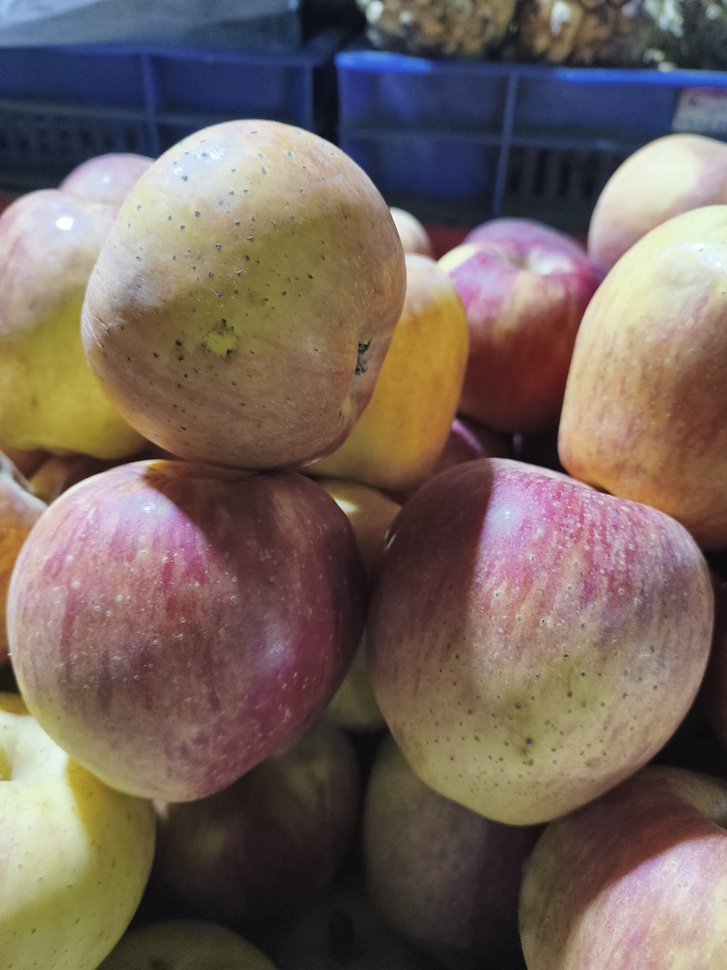
#> input picture realimages/IMG_20251119_200116342.jpg, 727 x 970 px, shrunk from 3072 x 4096 before the run; its folder holds only this picture in this run
$ python test_images.py   (older library calls are emulated)
#> lines starting #> are read from the running program, lines starting #| are printed output that depends on the picture; after the words box and inside, x2 and y2 are one past the last pixel; in counts of white or black regions, pixels touching at a corner belong together
### fruit_validator_new.py
import cv2
import numpy as np

def is_fruit_like_optimized(image_path):
    """
    OPTIMIZED fruit detection - Fast, accurate, handles all cases
    Returns: (is_fruit: bool, confidence: float, reason: str)
    """
#> called with image_path = 'realimages/IMG_20251119_200116342.jpg'
    img = cv2.imread(image_path)
#> img is the input picture: shape (970, 727, 3); mean B, G, R 93.6, 101.1, 117
    if img is None:
        return False, 0, "Unable to read image"

    h, w = img.shape[:2]
    total_pixels = h * w

    img_hsv = cv2.cvtColor(img, cv2.COLOR_BGR2HSV)
#> img_hsv: shape (970, 727, 3); mean H, S, V 63.8, 89.6, 125
    gray = cv2.cvtColor(img, cv2.COLOR_BGR2GRAY)
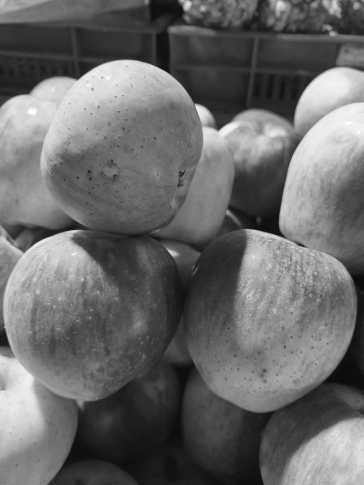
#> gray: shape (970, 727) (shown at 1/2 size); min 9, max 255, mean 105

    # ===== LAYER 1: HARD REJECTS (Fast elimination) =====

    # Check unique colors
    unique_colors = len(np.unique(img.reshape(-1, img.shape[2]), axis=0))
#> unique_colors = 132741
    if unique_colors < 50:
        return False, 0, "Simple graphic"

    # Detect rectangles and squares (boxes, packages, screens, books)
    edges = cv2.Canny(gray, 100, 200)
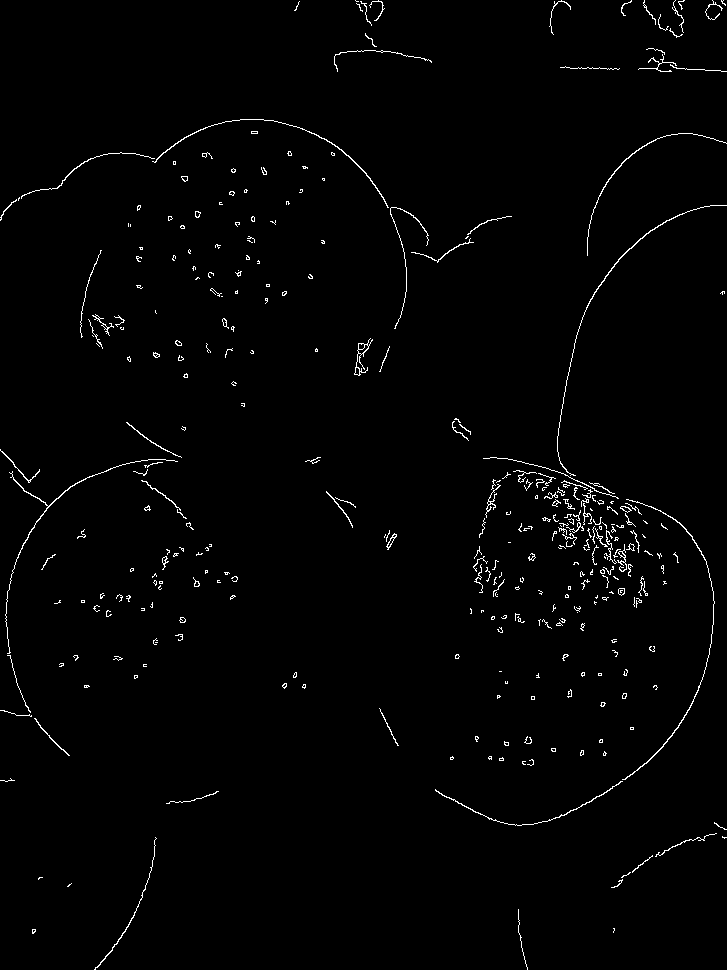
#> edges: shape (970, 727); 1.4% white in thin lines or dots
    contours, _ = cv2.findContours(edges, cv2.RETR_EXTERNAL, cv2.CHAIN_APPROX_SIMPLE)
#> contours = 340 contours, 309 with area under 20; largest, box (x1, y1, x2, y2) and area: (354, 338, 373, 376) 124, (622, 499, 715, 780) 110, (152, 119, 389, 208) 99, (557, 205, 727, 476) 87, (5, 459, 178, 654) 86

    rectangular_objects = 0
    for contour in contours:
        area = cv2.contourArea(contour)
        if area < 500:  # Ignore tiny contours
            continue

        # Approximate contour to polygon
        peri = cv2.arcLength(contour, True)
        approx = cv2.approxPolyDP(contour, 0.04 * peri, True)

        # Check if it's a rectangle/square (4 corners)
        if len(approx) == 4:
            x, y, w, h = cv2.boundingRect(approx)
            aspect_ratio = float(w) / h if h > 0 else 0

            # Rectangle or square (aspect ratio between 0.5 and 2.0)
            if 0.5 <= aspect_ratio <= 2.0 and area > (total_pixels * 0.05):
                rectangular_objects += 1
#> this loop made 340 passes
#> area on passes 9, 14, 29: 44, 63, 31.5
#> after the loop, rectangular_objects = 0

    # Reject if multiple large rectangles/squares detected
    if rectangular_objects >= 2:
        return False, 0, "Rectangular objects detected"

    edge_ratio = np.sum(edges > 0) / total_pixels
#> edge_ratio = 0.0135

    # Check for sharp edges
    if edge_ratio > 0.25:
        return False, 0, "Mechanical object"

    # ===== LAYER 2: FRUIT COLOR ANALYSIS (Generous ranges) =====

    h_channel = img_hsv[:, :, 0]
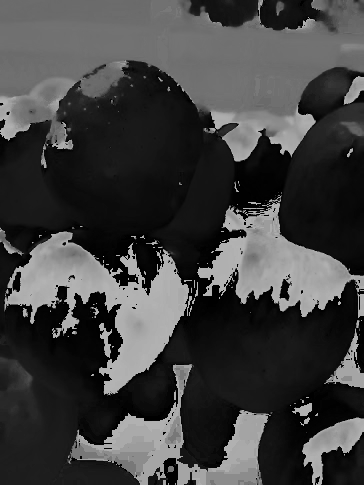
#> h_channel: shape (970, 727) (shown at 1/2 size); min 0, max 179, mean 63.8
    s_channel = img_hsv[:, :, 1]
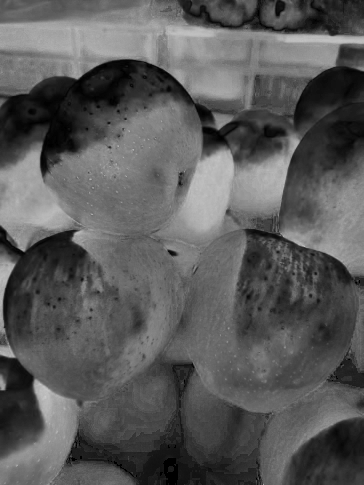
#> s_channel: shape (970, 727) (shown at 1/2 size); min 0, max 255, mean 89.6
    v_channel = img_hsv[:, :, 2]
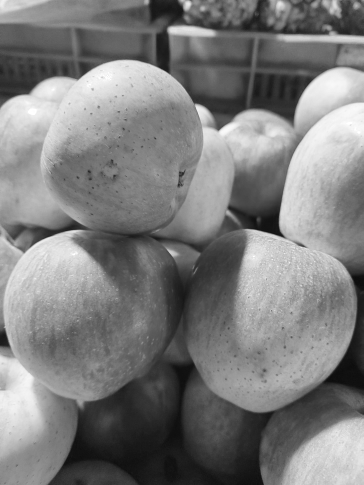
#> v_channel: shape (970, 727) (shown at 1/2 size); min 11, max 255, mean 125

    # All fruit colors including brown for rotten
    fruit_pixels = (
        # Red
        ((h_channel <= 10) | (h_channel >= 160)) & (s_channel >= 30) & (v_channel >= 30) |
        # Orange
        ((h_channel >= 5) & (h_channel <= 25) & (s_channel >= 30) & (v_channel >= 30)) |
        # Yellow
        ((h_channel >= 20) & (h_channel <= 40) & (s_channel >= 25) & (v_channel >= 30)) |
        # Green
        ((h_channel >= 35) & (h_channel <= 90) & (s_channel >= 25) & (v_channel >= 30)) |
        # Brown/dark (rotten)
        ((h_channel >= 5) & (h_channel <= 30) & (s_channel >= 20) & (v_channel >= 15) & (v_channel <= 150))
    )
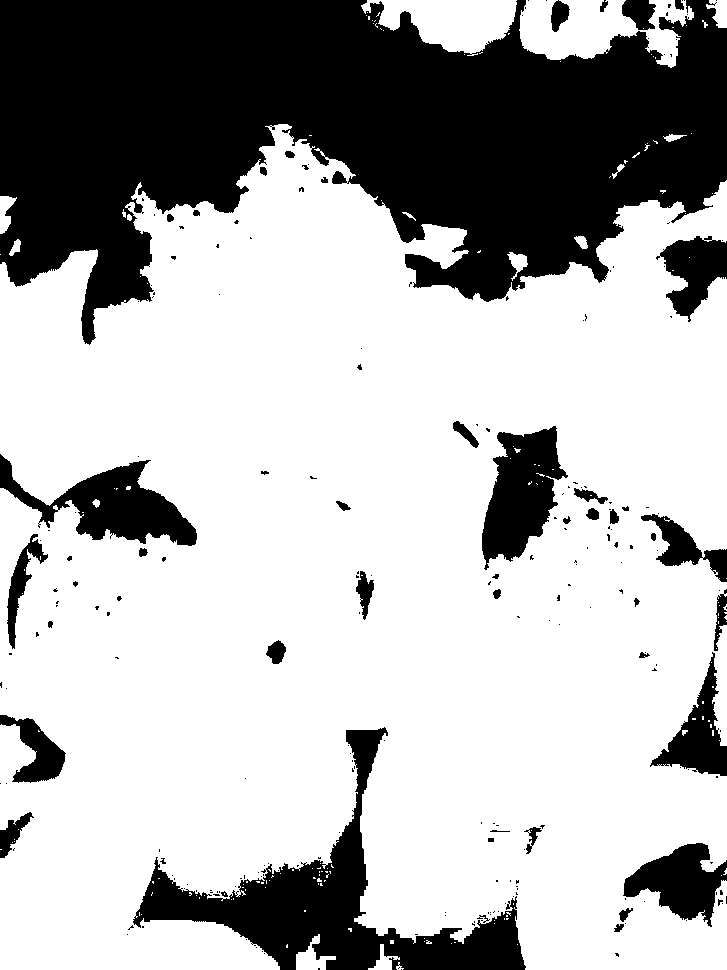
#> fruit_pixels: shape (970, 727) bool; 69.7% white; 230 black regions (183 under 20 px), largest, box (x1, y1, x2, y2) and area: (0, 0, 727, 345) 153898, (133, 727, 526, 970) 22954, (0, 454, 197, 546) 7473

    fruit_color_ratio = np.sum(fruit_pixels) / total_pixels
#> fruit_color_ratio = 0.697

    # ===== LAYER 3: TEXTURE & NATURALNESS =====

    laplacian_var = cv2.Laplacian(gray, cv2.CV_64F).var()
#> laplacian_var = 77.95
    has_texture = 80 < laplacian_var < 3000
#> has_texture = False

    brightness_std = np.std(v_channel)
#> brightness_std = 59.26
    has_shading = brightness_std > 20
#> has_shading = True

    if brightness_std < 10:
        return False, 0, "Uniform fill"

    # ===== SCORING =====

    score = 0

    if fruit_color_ratio >= 0.30:
        score += 40
    elif fruit_color_ratio >= 0.15:
        score += 25
    elif fruit_color_ratio >= 0.08:
        score += 10

    if has_texture:
        score += 25
    if has_shading:
        score += 20
    if unique_colors > 500:
        score += 15
    elif unique_colors > 150:
        score += 10
    if rectangular_objects == 0:
        score += 10
    if edge_ratio < 0.08:
        score += 10

    # ===== DECISION =====
    is_fruit = (
        score >= 45 and
        fruit_color_ratio >= 0.08 and
        rectangular_objects < 2 and
        edge_ratio < 0.25
    )
#> is_fruit = True

    confidence = min(100, max(0, score))
    reason = f"Score:{score}, Colors:{fruit_color_ratio*100:.0f}%, Rectangles:{rectangular_objects}"
#> reason = 'Score:95, Colors:70%, Rectangles:0'

    return is_fruit, confidence, reason

### test_images.py
import os
from fruit_validator_new import is_fruit_like_optimized

# Test all images in realimages folder
realimages_folder = "realimages"
images = [f for f in os.listdir(realimages_folder) if f.lower().endswith(('.jpg', '.jpeg', '.png'))]

print(f"Testing {len(images)} images from {realimages_folder}/")
print("="*60)

passed = 0
failed = 0

for img in sorted(images):
    img_path = os.path.join(realimages_folder, img)
    is_fruit, confidence, reason = is_fruit_like_optimized(img_path)
#> is_fruit = True; confidence = 95; reason = 'Score:95, Colors:70%, Rectangles:0'

    status = "✓ PASS" if is_fruit else "✗ FAIL"
#> status = '✓ PASS'
    if is_fruit:
        passed += 1
    else:
        failed += 1

    print(f"{status} | {img:30s} | Conf: {confidence:3.0f}% | {reason}")
#| ✓ PASS | IMG_20251119_200116342.jpg     | Conf:  95% | Score:95, Colors:70%, Rectangles:0

print("="*60)
print(f"Results: {passed} passed, {failed} failed out of {len(images)} images")

$ run again, on realimages/IMG_20251119_200129764.jpg
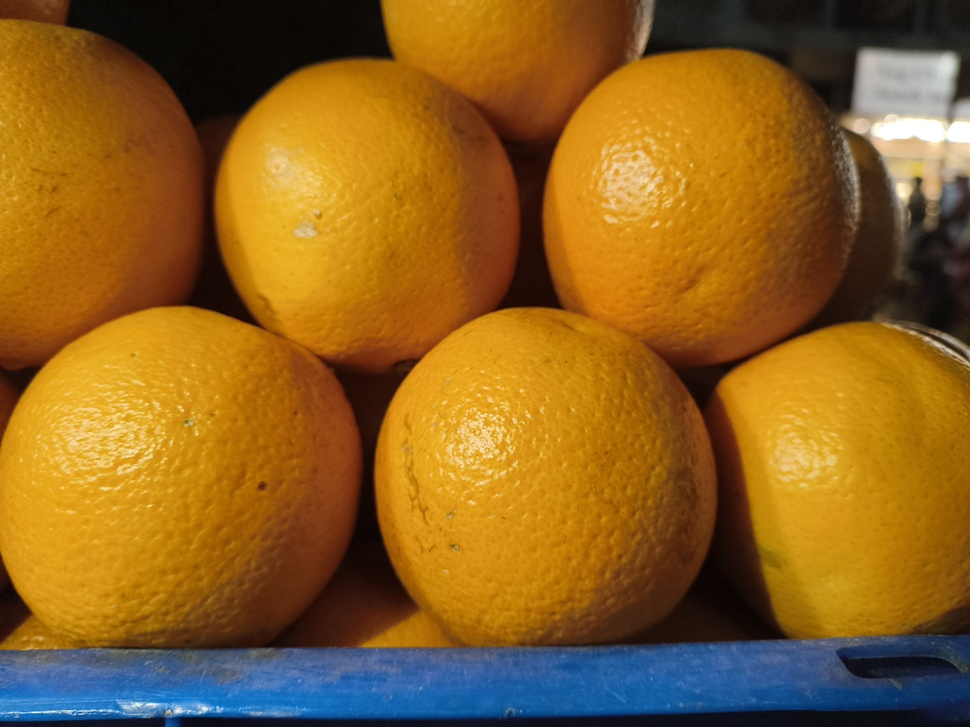
#> input picture realimages/IMG_20251119_200129764.jpg, 970 x 727 px, shrunk from 4096 x 3072 before the run
#> in is_fruit_like_optimized, img is the input picture: shape (727, 970, 3); mean B, G, R 33.1, 96.9, 139.7
#> img_hsv: shape (727, 970, 3); mean H, S, V 27.4, 204.7, 149.6
#> unique_colors = 79052
#> in is_fruit_like_optimized, `edges = cv2.Canny(gray, 100, 200)`:
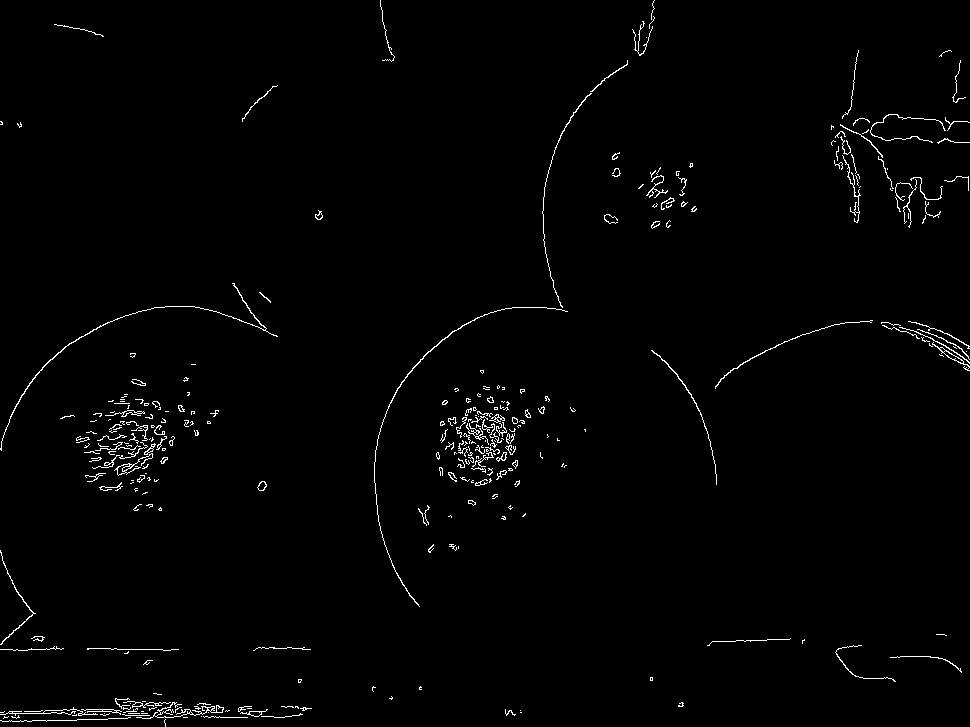
#> edges: shape (727, 970); 1.3% white in thin lines or dots
#> contours = 313 contours, 276 with area under 20; largest, box (x1, y1, x2, y2) and area: (0, 283, 278, 451) 115, (932, 342, 970, 371) 113, (114, 453, 153, 476) 112, (136, 702, 224, 719) 97, (374, 307, 568, 607) 92
#> the loop in is_fruit_like_optimized, `for contour in contours:` made 313 passes
#> area on passes 23, 25, 32: 54.5, 33, 25
#> after the loop in is_fruit_like_optimized, `for contour in contours:`: rectangular_objects = 0
#> edge_ratio = 0.0134
#> in is_fruit_like_optimized, `fruit_pixels = (`:
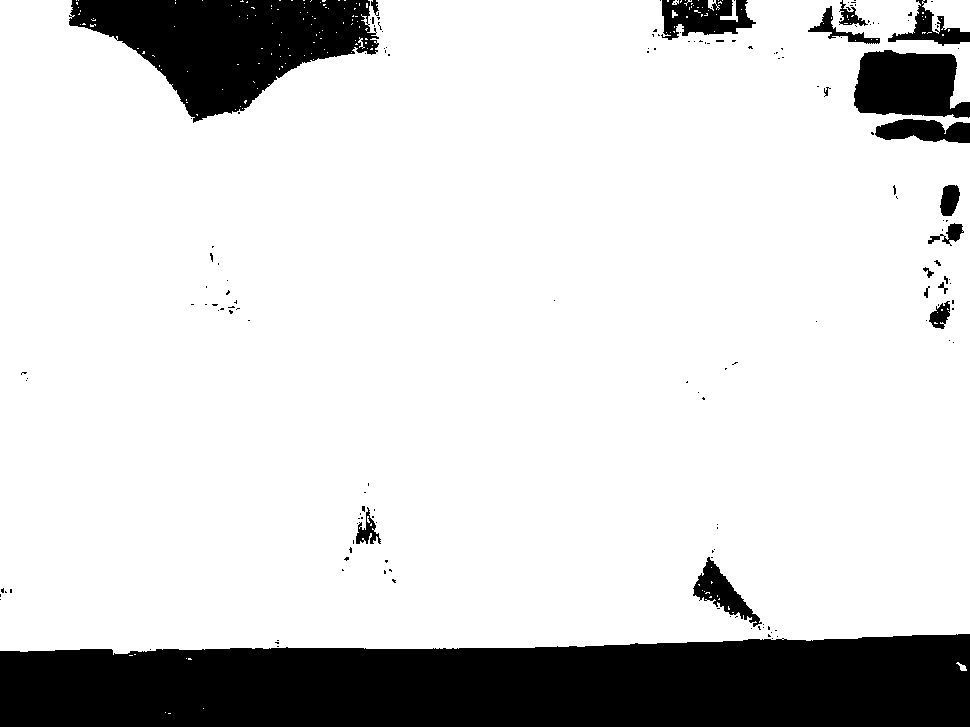
#> fruit_pixels: shape (727, 970) bool; 83.5% white; 165 black regions (145 under 20 px), largest, box (x1, y1, x2, y2) and area: (0, 634, 970, 727) 79077, (69, 0, 379, 123) 21237, (854, 50, 970, 118) 6151
#> fruit_color_ratio = 0.835
#> laplacian_var = 65.66
#> has_texture = False
#> brightness_std = 65.54
#> has_shading = True
#> in is_fruit_like_optimized, `reason = f"Score:{score}, Colors:{fruit_color_ratio*100:.0f}%, Rectang..`: reason = 'Score:95, Colors:83%, Rectangles:0'
#> `is_fruit, confidence, reason = is_fruit_like_optimized(img_path)`: is_fruit = True; confidence = 95; reason = 'Score:95, Colors:83%, Rectangles:0'
#> status = '✓ PASS'
#| ✓ PASS | IMG_20251119_200129764.jpg     | Conf:  95% | Score:95, Colors:83%, Rectangles:0

$ run again, on realimages/IMG_20251119_200134878.jpg
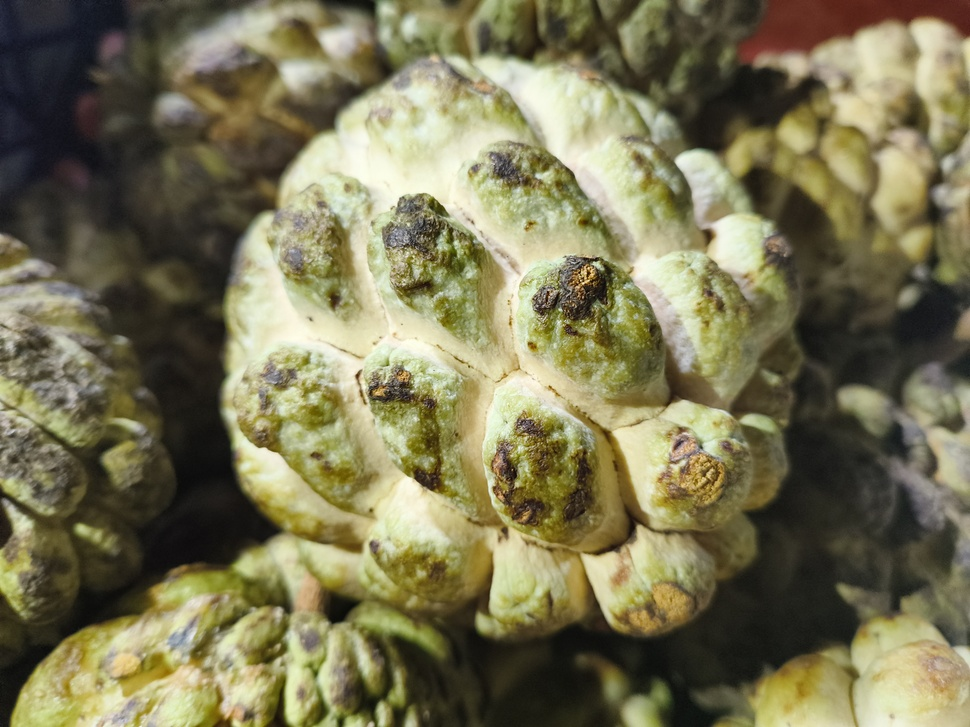
#> input picture realimages/IMG_20251119_200134878.jpg, 970 x 727 px, shrunk from 4096 x 3072 before the run
#> in is_fruit_like_optimized, img is the input picture: shape (727, 970, 3); mean B, G, R 85.1, 117.2, 121.8
#> img_hsv: shape (727, 970, 3); mean H, S, V 30.8, 84.2, 123.1
#> unique_colors = 114661
#> in is_fruit_like_optimized, `edges = cv2.Canny(gray, 100, 200)`:
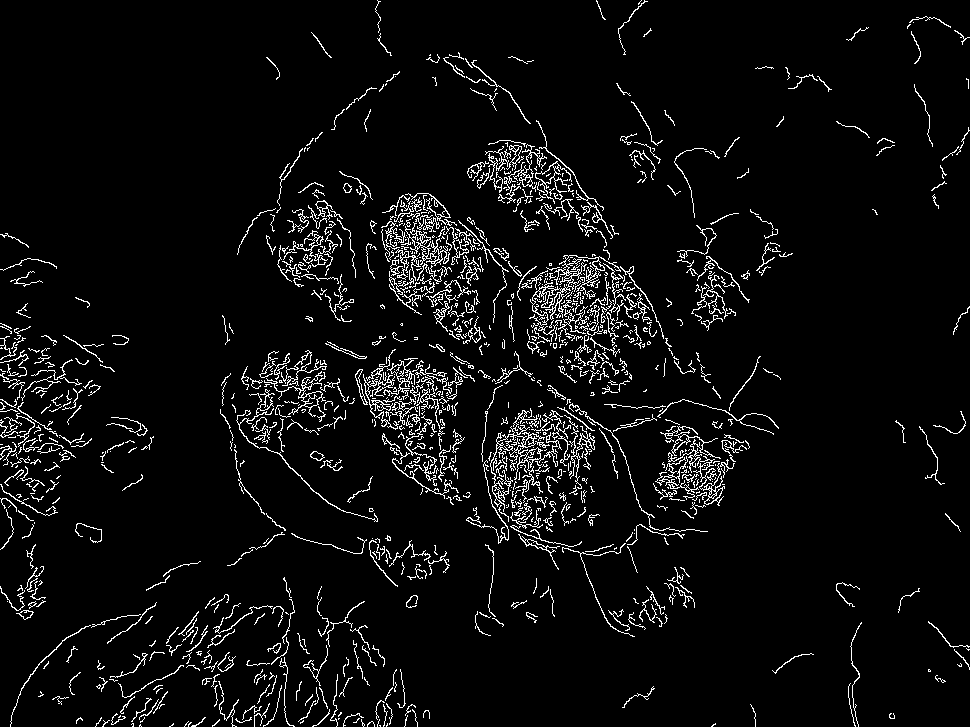
#> edges: shape (727, 970); 5.2% white in thin lines or dots
#> contours = 1103 contours, 1008 with area under 20; largest, box (x1, y1, x2, y2) and area: (529, 255, 621, 328) 684, (490, 410, 562, 512) 650, (668, 430, 725, 506) 410, (401, 222, 450, 266) 376, (363, 349, 399, 430) 312
#> the loop in is_fruit_like_optimized, `for contour in contours:` made 1103 passes
#> area on pass 60: 23
#> after the loop in is_fruit_like_optimized, `for contour in contours:`: rectangular_objects = 0
#> edge_ratio = 0.0521
#> in is_fruit_like_optimized, `fruit_pixels = (`:
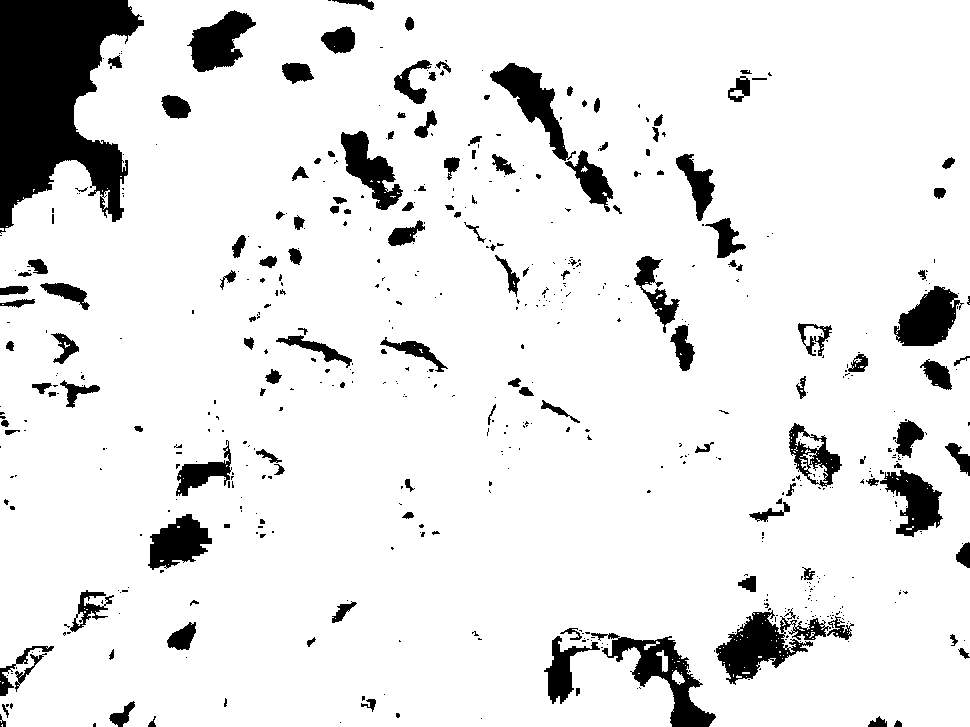
#> fruit_pixels: shape (727, 970) bool; 90.1% white; 573 black regions (425 under 20 px), largest, box (x1, y1, x2, y2) and area: (0, 0, 144, 234) 20252, (716, 610, 831, 685) 3550, (591, 633, 716, 727) 3419
#> fruit_color_ratio = 0.901
#> laplacian_var = 256.3
#> has_texture = True
#> brightness_std = 67.88
#> has_shading = True
#> in is_fruit_like_optimized, `reason = f"Score:{score}, Colors:{fruit_color_ratio*100:.0f}%, Rectang..`: reason = 'Score:120, Colors:90%, Rectangles:0'
#> `is_fruit, confidence, reason = is_fruit_like_optimized(img_path)`: is_fruit = True; confidence = 100; reason = 'Score:120, Colors:90%, Rectangles:0'
#> status = '✓ PASS'
#| ✓ PASS | IMG_20251119_200134878.jpg     | Conf: 100% | Score:120, Colors:90%, Rectangles:0
